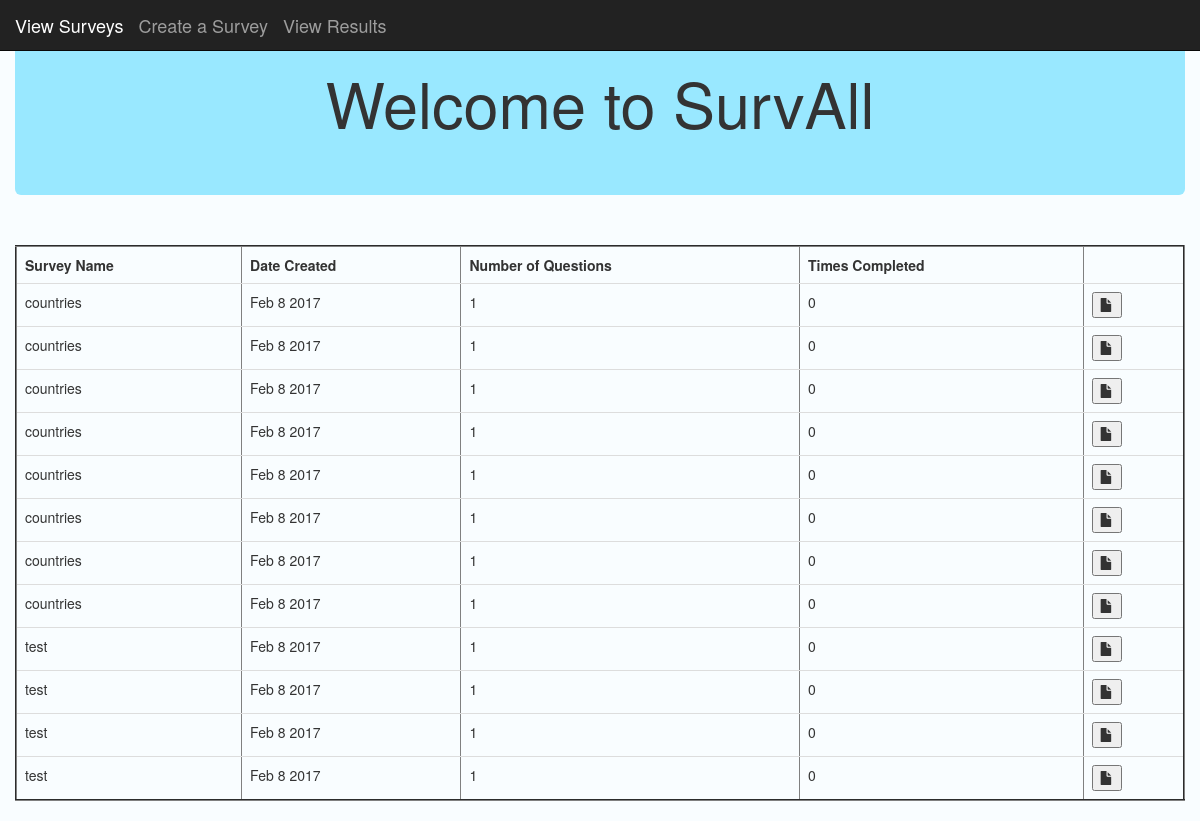
Before: / with the older database file.
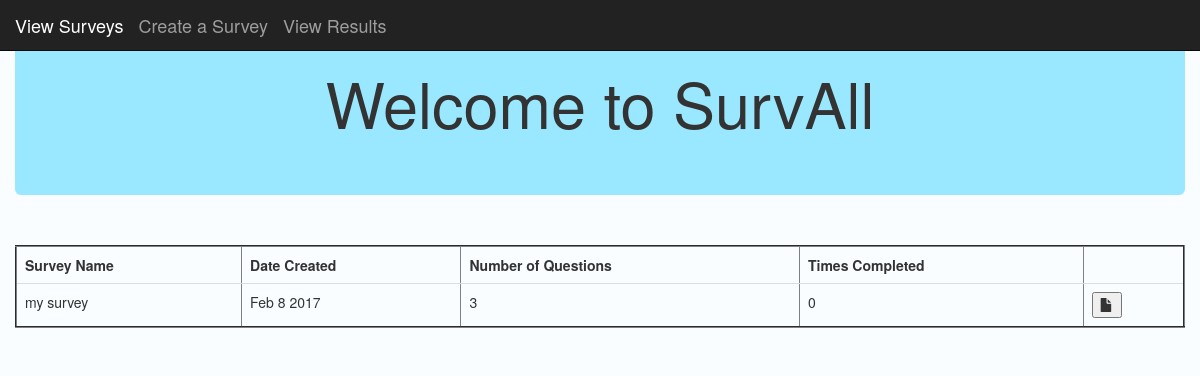
After: the same page with the newer database file.
### posts/models.py (models this page shows, shortened)
class Post(models.Model):
	title = models.CharField(max_length = 250)
	dateSurvCreated = models.DateTimeField()
	numOfQuestions = models.IntegerField( default = '1')
	numOfTimesCompleted = models.IntegerField( default = '1')
	def dateFormat(self):
		return self.dateSurvCreated.strftime('%b %e %Y')

### posts/views.py (the view)
# urls.py: 2. Add a URL to urlpatterns:  url(r'^$', views.home, name='home')
def home(request):
	posts = Post.objects.order_by('title')
	return render(request,'posts/home.html', {'posts':posts})

### posts/templates/posts/home.html (shortened to what this page needs)
<!DOCTYPE html>
<html lang="en">
  <head>
    <link rel="stylesheet" href="https://maxcdn.bootstrapcdn.com/bootstrap/3.3.7/css/bootstrap.min.css">
  </head>
	<nav class="navbar navbar-inverse navbar-fixed-top">
  		<div class="container-fluid">
    		<div class="navbar-header">
      			<a class="navbar-brand" href="{% url 'home' %}">View Surveys</a>
      			<a class="navbar-brand" href="{% url 'create_survey' %}">Create a Survey</a>
      			<a class="navbar-brand" href="#">View Results</a>
    		</div>
      		</div>
	</nav>
  <body style = "background-color: #f9fdff">
 	<div class="container-fluid">
    <div class="jumbotron" style = "background-color: #99e8ff">
      <h1 class = "text-center">Welcome to SurvAll</h1>
  </div>
    <br />
			<table class ="table" border='2'>
			    <tr>
               		<th>Survey Name</th>
               		<th>Date Created </th>
               		<th>Number of Questions</th>
               		<th>Times Completed</th>
                  <th></th>
               	</tr>
				  {% for post in posts.all %}
				  <tr>
               		<td>{{ post.title}}</td>
               		<td>{{ post.dateFormat}}</td>
               		<td>{{ post.numOfQuestions|floatformat:0 }}</td>
               		<td>{{ post.numOfTimesCompleted|floatformat:0 }}</td>
                  <td><button><span class ="glyphicon glyphicon-file"></span></button></td>
          </tr>
          {% endfor %}
			</table>
	</div>
  </body>
</html>

Changed rows visible on the page:
removed Post: title "countries", dateFormat "Feb 8 2017", numOfQuestions "1", numOfTimesCompleted "0"
removed Post: title "countries", dateFormat "Feb 8 2017", numOfQuestions "1", numOfTimesCompleted "0"
removed Post: title "countries", dateFormat "Feb 8 2017", numOfQuestions "1", numOfTimesCompleted "0"
removed Post: title "countries", dateFormat "Feb 8 2017", numOfQuestions "1", numOfTimesCompleted "0"
removed Post: title "countries", dateFormat "Feb 8 2017", numOfQuestions "1", numOfTimesCompleted "0"
removed Post: title "countries", dateFormat "Feb 8 2017", numOfQuestions "1", numOfTimesCompleted "0"
removed Post: title "countries", dateFormat "Feb 8 2017", numOfQuestions "1", numOfTimesCompleted "0"
removed Post: title "countries", dateFormat "Feb 8 2017", numOfQuestions "1", numOfTimesCompleted "0"
removed Post: title "test", dateFormat "Feb 8 2017", numOfQuestions "1", numOfTimesCompleted "0"
removed Post: title "test", dateFormat "Feb 8 2017", numOfQuestions "1", numOfTimesCompleted "0"
removed Post: title "test", dateFormat "Feb 8 2017", numOfQuestions "1", numOfTimesCompleted "0"
removed Post: title "test", dateFormat "Feb 8 2017", numOfQuestions "1", numOfTimesCompleted "0"
added Post: title "my survey", dateFormat "Feb 8 2017", numOfQuestions "3", numOfTimesCompleted "0"
